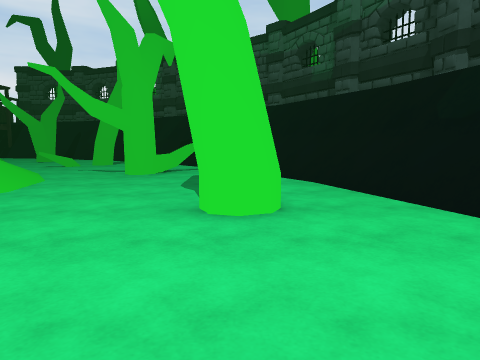
View 1 (above)

22 first-person views from a walk through a 3-D level made in the Unity game engine. The camera is 1.2 m above the floor, tilts 6° down and sees 70° across. The floor is counted in squares, 2 m on a side. Each view is taken from the middle of a square. On the plan, view 1 faces up. The plan holds only what a view shows up to about 10 squares ahead; the rest is blank. The place goes on beyond the plan. The player is left out.

View 2
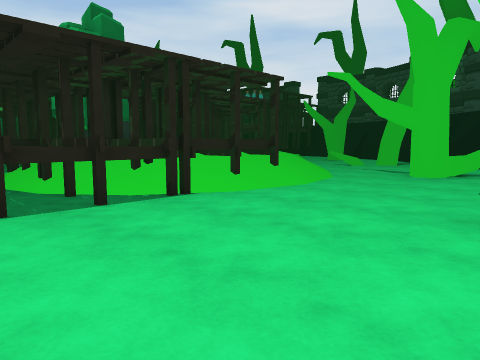

View 3
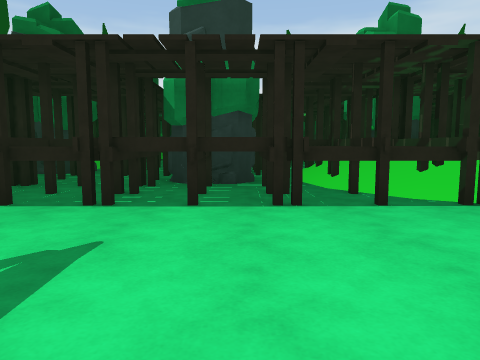

View 4
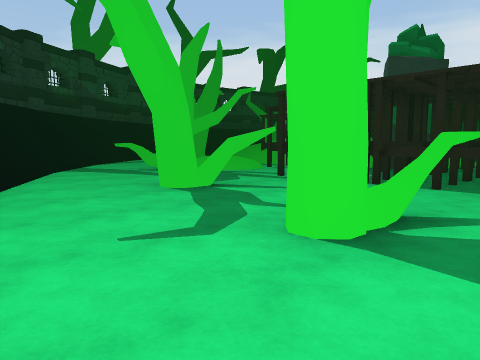

View 5
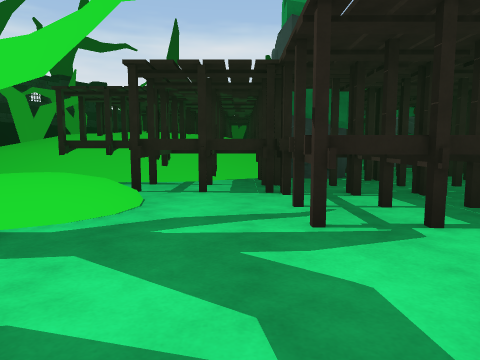

View 6
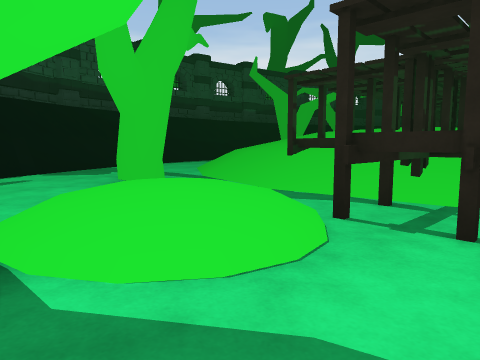

View 7
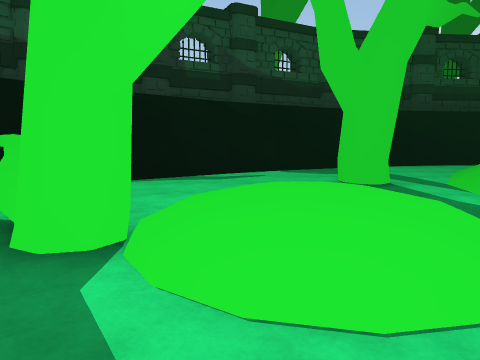

View 8
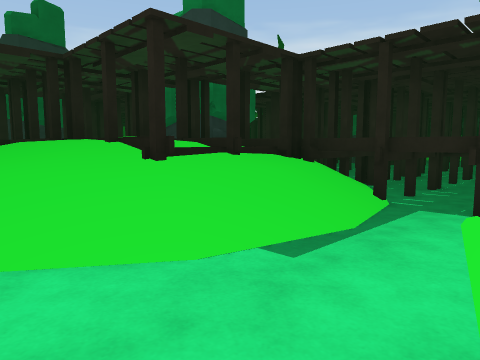

View 9
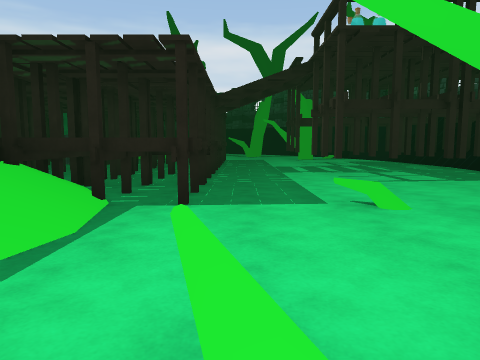

View 10
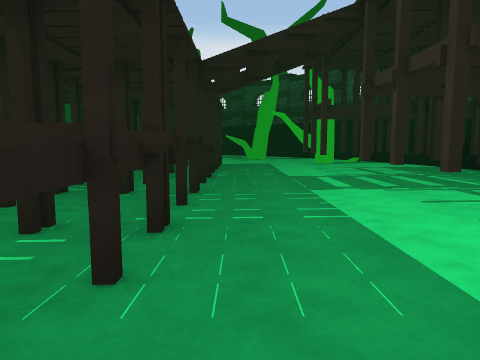

View 11
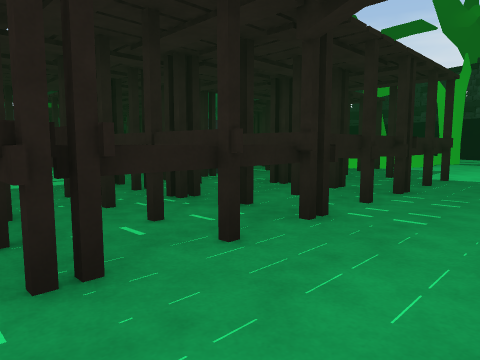

View 12
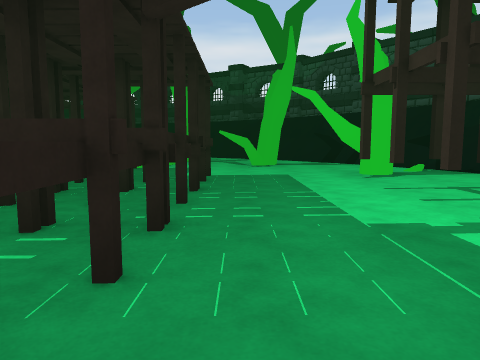

View 13
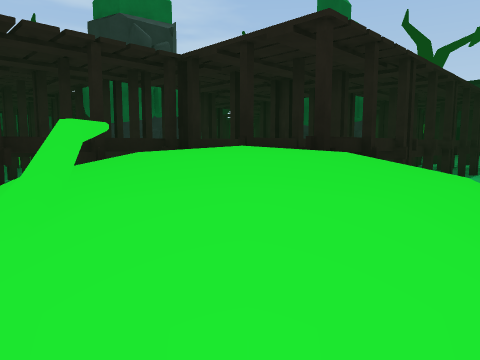

View 14
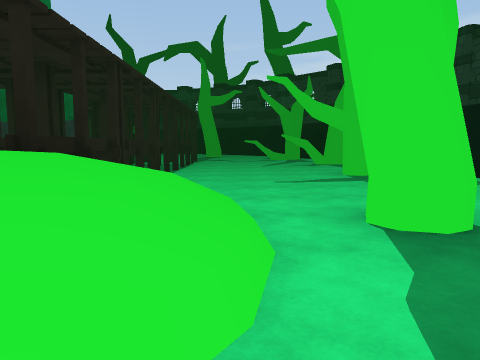

View 15
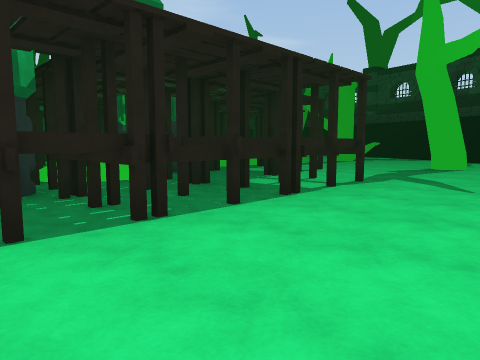

View 16
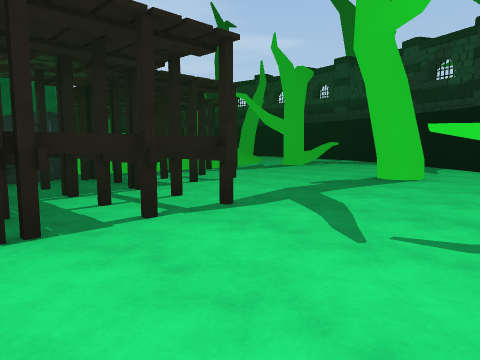

View 17
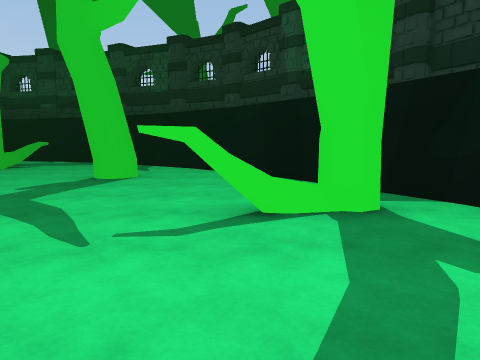

View 18
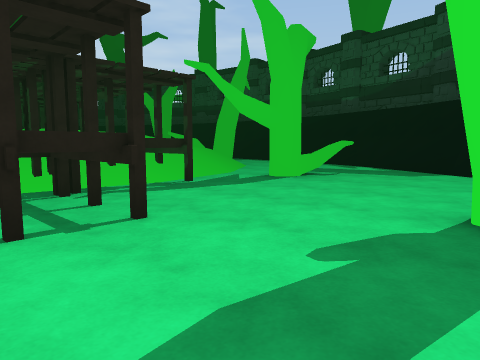

View 19
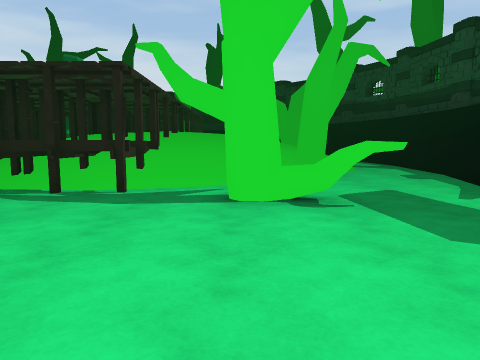

View 20
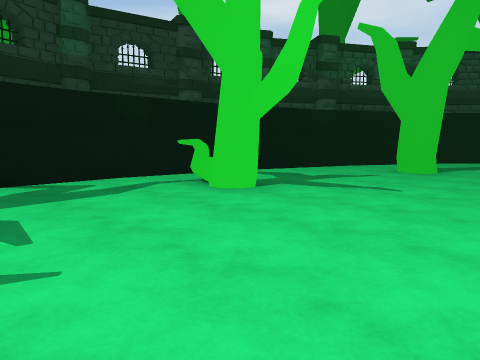

View 21
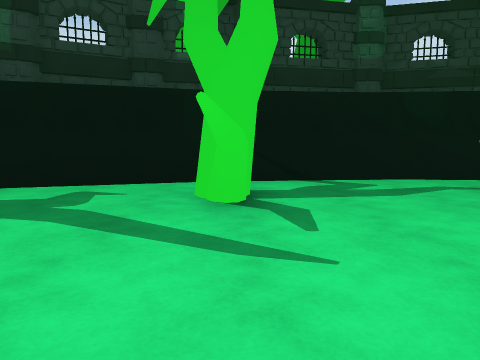

View 22
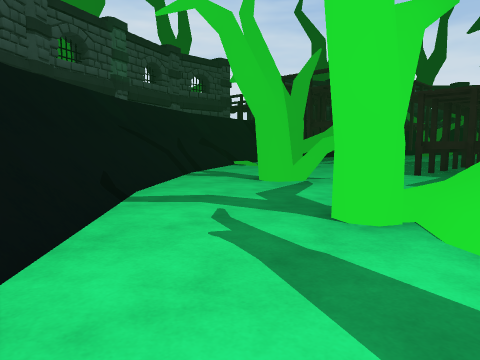

### Floor plan
Key: @ floor where view 1 was taken; # wall or solid block; x gap in a wall; . main floor; : floor 0.25 m higher than the main floor; + floor 0.5 m higher than the main floor; * floor 1 m higher than the main floor; % floor 1.25 m higher than the main floor; & floor 1.75 m higher than the main floor; / step, stairs or slope; = window, fence, low wall or low ledge; T tree; H thing the floor can be seen under or through; O other object.
Columns run from 28 left of view 1 to 2 right of it. Each row starts with its distance up from view 1.
 15              ####
 14          ######..H
 13        ###=..##..HH.
 12       ##.....##..HH..T   #
 11      ##....T.##..HH..T.  ##
 10     ##.TT...............T.##
  9    ##...T..............T...#
  8   ##.......OOOOOOOOOO....... #
  7   #...TT/..OOOOOOOOOO////.TT #
  6  ##...*T/OOOOOOOOOOO/////... ##
  5  #.../*%*OOOOOOOOOO   O///.. .#
  4  #..T/ OOOO# OOOOOO##  ///....#
  3  #.... OOOO# OOOOOO # O/O...T.#
  2 ##.....OOOOOOOO  OOOOO/OO.....
  1 ##.....OOOOOOOO  OOOOOOOO.....
  0 #.TT...OO #OO      OO##OO...@
 -1 #......OO# OO      OO #OO......
 -2 #=.....OOOOOOOO  OOOOOOOO.TTT.
 -3 ##xT...OOOOOOOO  OOOOOOOO.....
 -4 ##.....OOOO##OOO OO #OOOO.....
 -5  #.....OOOO# O      #OOOO.TT..
 -6  #.TT....OOOO   O   OOO.......
 -7  ##......OOO/ OOOOO /OO//....#
 -8   #........O//OOOOO///./+T...#
 -9   ##..T....O//OOOOOO//.::.T.##
-10    ##......////&  ////.....##
-11     ##....T.///   ////T...##
-12      ##...T.////T  //....##
-13       ##.....T  T  /....##
-14        ###...../  ....###
-15          #####=//=#####
-16              #######

Positions as (right, up) in squares from view 1, and headings:
1: (0, 0), facing up
2: (0, 0), facing up-left
3: (0, 0), facing left
4: (2, -1), facing down-left
5: (-1, -6), facing left
6: (-3, -6), facing down-left
7: (-4, -6), facing down
8: (-4, 9), facing down-left
9: (-4, 9), facing left
10: (-7, 9), facing left
11: (-11, 10), facing down-left
12: (-11, 9), facing left
13: (-23, 7), facing down-right
14: (-23, 7), facing down
15: (-24, 0), facing down-right
16: (-24, -3), facing down-right
17: (-24, -3), facing down
18: (-22, -6), facing down-right
19: (-22, -11), facing right
20: (-22, -3), facing up-left
21: (-22, -3), facing left
22: (-25, 6), facing up-right
